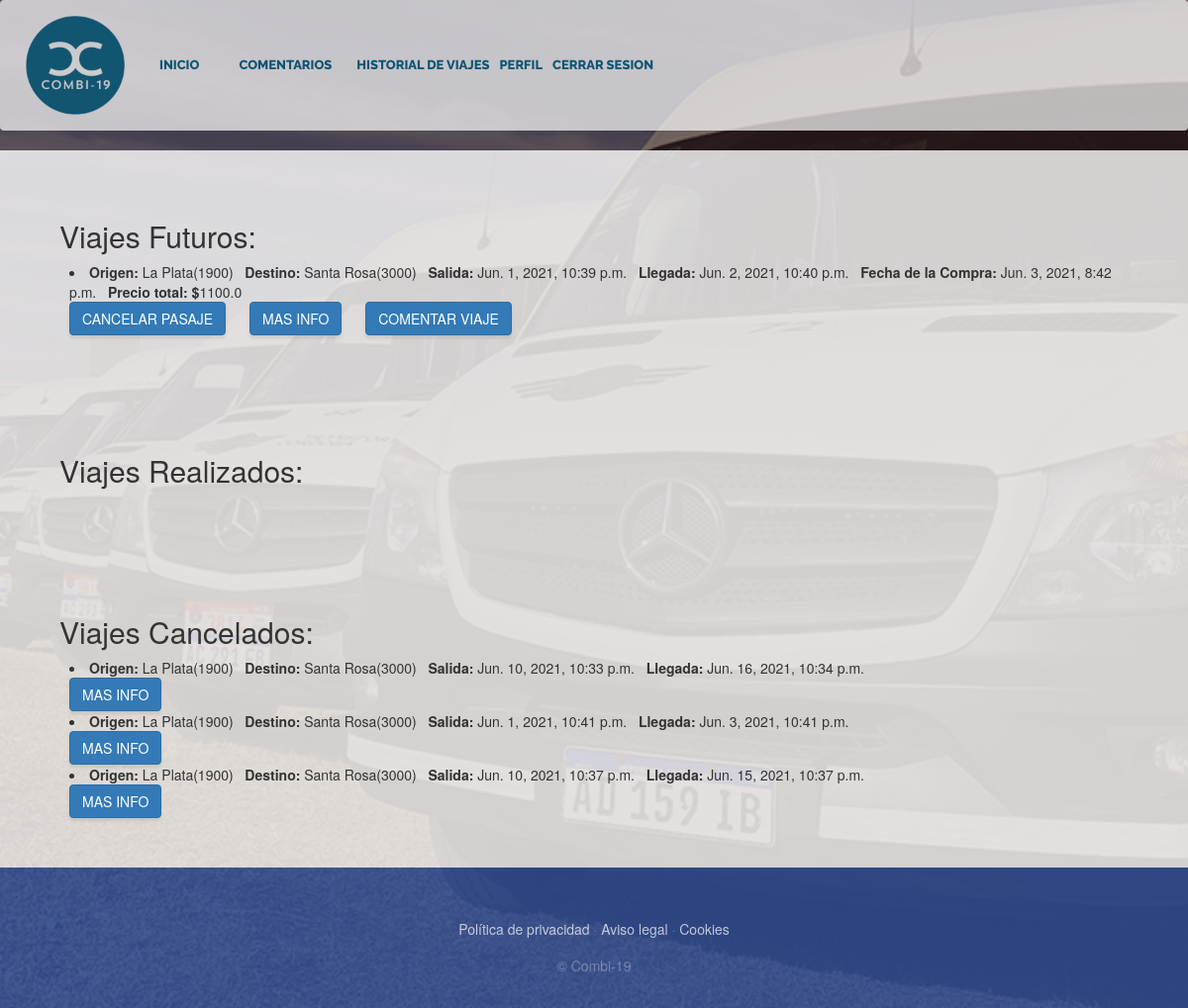
The app's page /HistorialDeViajes/ (signed in) with its own data.
### PaginaDePruebaApp/models.py (models this page shows, shortened)
class Compra(models.Model):
    fechaCompra=models.DateTimeField(auto_now_add=True)
    total=models.FloatField()
    viaje = models.ForeignKey(Viaje, on_delete= models.CASCADE)
    user = models.ForeignKey(Cliente, on_delete= models.CASCADE)
    insumos = models.ManyToManyField(Insumo,default=None,null=True,through='CantidadInsumo')
    comentario=models.OneToOneField(Comentario,on_delete=models.SET_NULL,default=None,null=True)
    invitados=models.ManyToManyField(Invitado,default=None,null=True)
    pendiente=models.BooleanField(default=False)
    cancelado=models.BooleanField(default=False)
    class Meta:
        verbose_name="Compra"
        verbose_name_plural="Compras"

class Viaje(models.Model):
    enCurso=models.BooleanField(default=False, verbose_name="Viaje iniciado")
    finalizado=models.BooleanField(default=False, verbose_name="Viaje finalizado")
    insumo = models.ManyToManyField(Insumo, verbose_name="Lista de insumos", blank=True)
    combi = models.ForeignKey(Combi, verbose_name="Lista de combis",on_delete=models.PROTECT)
    ruta = models.ForeignKey(Ruta, verbose_name="ruta",on_delete=models.PROTECT)
    fechaSalida=models.DateTimeField()
    fechaLlegada=models.DateTimeField()
    duracion=models.CharField(max_length=20, default='')
    asientosDisponibles=models.PositiveIntegerField()
    precio=models.PositiveIntegerField()
    class Meta:
        verbose_name="Viaje"
        verbose_name_plural="Viajes"

class Ruta(models.Model):
    id = models.AutoField(primary_key=True)
    origen = models.ForeignKey(Lugar, on_delete= models.PROTECT,related_name = 'rutaOrigen')
    destino = models.ForeignKey(Lugar, on_delete= models.PROTECT, related_name = 'rutaDestino')
    distancia=models.PositiveIntegerField() #distancia en km
    descripcion = models.CharField(max_length=50, blank=False)
    class Meta:
        unique_together=('origen','destino','descripcion')  ## hace que no puede haber otra ruta con estos 3 campos iguales
        verbose_name="Ruta"
        verbose_name_plural="Rutas"

class Lugar(models.Model):
    nombre=models.CharField(max_length=30)
    codigoPostal=models.IntegerField(unique=True, primary_key=True)
    def __str__(self):
        return "{0}({1})".format(self.nombre, self.codigoPostal)
    class Meta:
        verbose_name="Lugar"
        verbose_name_plural="Lugares"

### PaginaDePruebaApp/views.py (the view)
# urls.py: path('HistorialDeViajes/', views.HistorialDeViajes,name = "HistorialDeViajes"),
def HistorialDeViajes(request):
    if request.user.is_authenticated:
        compras=Compra.objects.filter(user__user__id__icontains=request.user.id)
        if compras:
            return render(request,"PaginaDePruebaApp/historialDeViajes.html", {"compras":compras})
        else:
            return render(request,"PaginaDePruebaApp/historialDeViajes.html")

### PaginaDePruebaApp/templates/PaginaDePruebaApp/historialDeViajes.html (shortened to what this page needs)
{% extends "PaginaDePruebaApp/base.html" %}
{% load static %}
{% block content %}
{% if compras %}
<div style="background-color: rgba(255, 255, 255,0.8); padding:50px">
    <h2 style="margin-left: 10px;">Viajes Futuros:</h2>
    {% for compra in compras %}
        {% if not compra.viaje.enCurso and not compra.cancelado and compra.pendiente %}
            <li style="margin-left: 20px;">
                <b>Origen: </b>{{compra.viaje.ruta.origen}} &nbsp; <b>Destino: </b>{{compra.viaje.ruta.destino}} &nbsp; <b>Salida: </b>{{compra.viaje.fechaSalida}} &nbsp; <b>Llegada: </b>{{compra.viaje.fechaLlegada}} &nbsp; <b>Fecha de la Compra: </b>{{compra.fechaCompra}} &nbsp; <b>Precio total: $</b>{{compra.total}}
            </li>
            <a href="{% url 'CancelarPasaje' compra.viaje.id %}" style="margin-left: 20px;" class="btn btn-primary">CANCELAR PASAJE</a>
            <a href="{% url 'infoViaje' compra.viaje.id %}" style="margin-left: 20px;" class="btn btn-primary">MAS INFO</a>
            {% if compra.comentario == null%}
                <a href="{% url 'AgregarComentario' compra.id %}" style="margin-left: 20px;" class="btn btn-primary">COMENTAR VIAJE</a>
            {% endif %}
        {% endif %}
    {% endfor %}
  </div>
  <div style="background-color: rgba(255, 255, 255,0.8); padding:50px">
    <h2 style="margin-left: 10px;">Viajes Realizados:</h2>
  </div>
  <div style="background-color: rgba(255, 255, 255,0.8); padding:50px">
    <h2 style="margin-left: 10px;">Viajes Cancelados:</h2>
    {% for compra in compras %}
        {% if compra.cancelado %}
            <li style="margin-left: 20px;">
                <b>Origen: </b>{{compra.viaje.ruta.origen}} &nbsp; <b>Destino: </b>{{compra.viaje.ruta.destino}} &nbsp; <b>Salida: </b>{{compra.viaje.fechaSalida}} &nbsp; <b>Llegada: </b>{{compra.viaje.fechaLlegada}}
            </li>
            <a href="{% url 'infoViaje' compra.viaje.id %}" style="margin-left: 20px;" class="btn btn-primary">MAS INFO</a>
        {% endif %}
    {% endfor %}
  </div>
{% else %}
    <h4 style="background-color: rgba(255, 255, 255,0.8); color:black; padding:50px">No hay viajes en su historial</h4>
{% endif %}
{% endblock %}

### PaginaDePruebaApp/static/PaginaDePruebaApp/css/gestion.css (style rules this page uses)
body { font-family: 'Lora'; background: linear-gradient(rgba(47, 23, 15, 0.65), rgba(47, 23, 15, 0.65)), url("../img/fondo.jpg"); background-attachment: fixed; background-position: center; background-size: cover; }
h1, h2, h3, h4, h5, h6 { font-family: 'Raleway'; }
.btn { box-shadow: 0px 3px 3px 0px rgba(33, 37, 41, 0.1); }

### records on screen
Compra: viaje.ruta.origen "La Plata(1900)", viaje.ruta.destino "Santa Rosa(3000)", viaje.fechaSalida "Jun. 1, 2021, 10:39 p.m.", viaje.fechaLlegada "Jun. 2, 2021, 10:40 p.m.", fechaCompra "Jun. 3, 2021, 8:42 p.m.", total "1100.0", shows "COMENTAR VIAJE"
Compra: viaje.ruta.origen "La Plata(1900)", viaje.ruta.destino "Santa Rosa(3000)", viaje.fechaSalida "Jun. 10, 2021, 10:33 p.m.", viaje.fechaLlegada "Jun. 16, 2021, 10:34 p.m."
Compra: viaje.ruta.origen "La Plata(1900)", viaje.ruta.destino "Santa Rosa(3000)", viaje.fechaSalida "Jun. 1, 2021, 10:41 p.m.", viaje.fechaLlegada "Jun. 3, 2021, 10:41 p.m."
Compra: viaje.ruta.origen "La Plata(1900)", viaje.ruta.destino "Santa Rosa(3000)", viaje.fechaSalida "Jun. 10, 2021, 10:37 p.m.", viaje.fechaLlegada "Jun. 15, 2021, 10:37 p.m."
